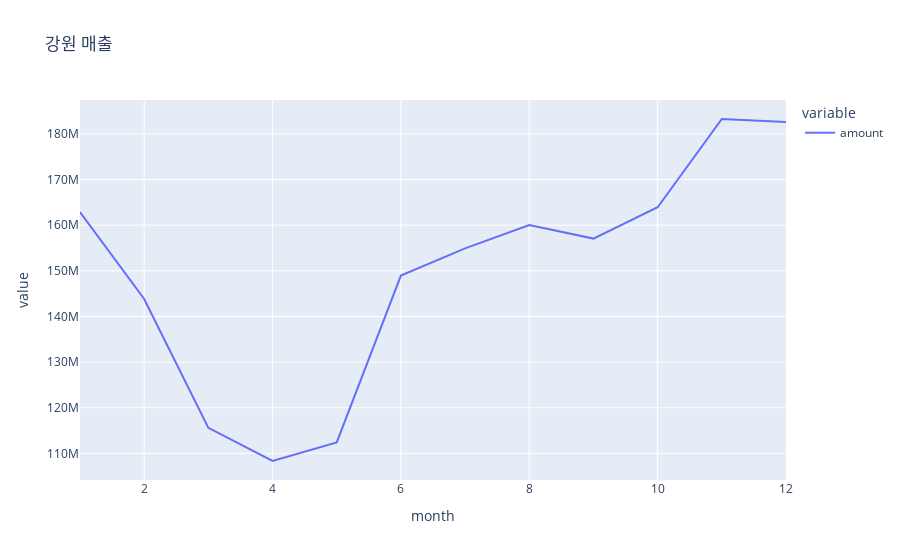

Here is the notebook cell this chart was saved with:
### Code cell
# '기타 주점업' , '한식 음식점업', '치킨 전문점' ,'한복 소매업','수영장 운영업'
business_sales('강원','month')

### Figure 1 — Plotly figure (JSON) as saved in the notebook; plotly's stock layout.template omitted (floating-point values rounded to 4 significant figures)
{"data": [{"hovertemplate": "variable=amount<br>month=%{x}<br>value=%{y}<extra></extra>", "legendgroup": "amount", "line": {"color": "#636efa", "dash": "solid"}, "marker": {"symbol": "circle"}, "mode": "lines", "name": "amount", "orientation": "v", "showlegend": true, "type": "scatter", "x": [1, 2, 3, 4, 5, 6, 7, 8, 9, 10, 11, 12], "xaxis": "x", "y": [162900000.0, 143800000.0, 115600000.0, 108300000.0, 112400000.0, 149000000.0, 154900000.0, 160000000.0, 157100000.0, 163900000.0, 183300000.0, 182600000.0], "yaxis": "y"}], "layout": {"legend": {"title": {"text": "variable"}, "tracegroupgap": 0}, "title": {"text": "강원 매출"}, "xaxis": {"anchor": "y", "domain": [0, 1], "title": {"text": "month"}}, "yaxis": {"anchor": "x", "domain": [0, 1], "title": {"text": "value"}}}}
